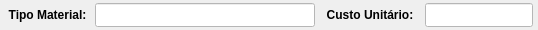
              <widget class="QWidget" name="widget_36" native="true">
               <property name="minimumSize">
                <size>
                 <width>0</width>
                 <height>30</height>
                </size>
               </property>
               <property name="maximumSize">
                <size>
                 <width>16777215</width>
                 <height>30</height>
                </size>
               </property>
               <property name="styleSheet">
                <string notr="true"/>
               </property>
               <layout class="QHBoxLayout" name="horizontalLayout_29">
                <property name="spacing">
                 <number>5</number>
                </property>
                <property name="leftMargin">
                 <number>5</number>
                </property>
                <property name="topMargin">
                 <number>3</number>
                </property>
                <property name="rightMargin">
                 <number>5</number>
                </property>
                <property name="bottomMargin">
                 <number>3</number>
                </property>
                <item>
                 <widget class="QLabel" name="label_78">
                  <property name="minimumSize">
                   <size>
                    <width>85</width>
                    <height>0</height>
                   </size>
                  </property>
                  <property name="maximumSize">
                   <size>
                    <width>85</width>
                    <height>16777215</height>
                   </size>
                  </property>
                  <property name="font">
                   <font>
                    <pointsize>9</pointsize>
                    <weight>75</weight>
                    <bold>true</bold>
                   </font>
                  </property>
                  <property name="text">
                   <string>Tipo Material:</string>
                  </property>
                  <property name="alignment">
                   <set>Qt::AlignCenter</set>
                  </property>
                 </widget>
                </item>
                <item>
                 <widget class="QLineEdit" name="line_Tipo">
                  <property name="sizePolicy">
                   <sizepolicy hsizetype="Preferred" vsizetype="Preferred">
                    <horstretch>0</horstretch>
                    <verstretch>0</verstretch>
                   </sizepolicy>
                  </property>
                  <property name="minimumSize">
                   <size>
                    <width>220</width>
                    <height>0</height>
                   </size>
                  </property>
                  <property name="maximumSize">
                   <size>
                    <width>220</width>
                    <height>16777215</height>
                   </size>
                  </property>
                  <property name="font">
                   <font>
                    <pointsize>9</pointsize>
                   </font>
                  </property>
                  <property name="styleSheet">
                   <string notr="true">background-color: rgb(255, 255, 255);</string>
                  </property>
                  <property name="text">
                   <string/>
                  </property>
                  <property name="maxLength">
                   <number>20</number>
                  </property>
                  <property name="alignment">
                   <set>Qt::AlignCenter</set>
                  </property>
                 </widget>
                </item>
                <item>
                 <widget class="QLabel" name="label_75">
                  <property name="minimumSize">
                   <size>
                    <width>100</width>
                    <height>0</height>
                   </size>
                  </property>
                  <property name="maximumSize">
                   <size>
                    <width>100</width>
                    <height>16777215</height>
                   </size>
                  </property>
                  <property name="font">
                   <font>
                    <pointsize>9</pointsize>
                    <weight>75</weight>
                    <bold>true</bold>
                   </font>
                  </property>
                  <property name="text">
                   <string>Custo Unitário:</string>
                  </property>
                  <property name="alignment">
                   <set>Qt::AlignCenter</set>
                  </property>
                 </widget>
                </item>
                <item>
                 <widget class="QLineEdit" name="line_Custo_Unit">
                  <property name="sizePolicy">
                   <sizepolicy hsizetype="Preferred" vsizetype="Preferred">
                    <horstretch>0</horstretch>
                    <verstretch>0</verstretch>
                   </sizepolicy>
                  </property>
                  <property name="minimumSize">
                   <size>
                    <width>0</width>
                    <height>0</height>
                   </size>
                  </property>
                  <property name="maximumSize">
                   <size>
                    <width>16777215</width>
                    <height>16777215</height>
                   </size>
                  </property>
                  <property name="font">
                   <font>
                    <pointsize>9</pointsize>
                   </font>
                  </property>
                  <property name="styleSheet">
                   <string notr="true">background-color: rgb(255, 255, 255);</string>
                  </property>
                  <property name="text">
                   <string/>
                  </property>
                  <property name="maxLength">
                   <number>30</number>
                  </property>
                  <property name="alignment">
                   <set>Qt::AlignCenter</set>
                  </property>
                 </widget>
                </item>
               </layout>
              </widget>
